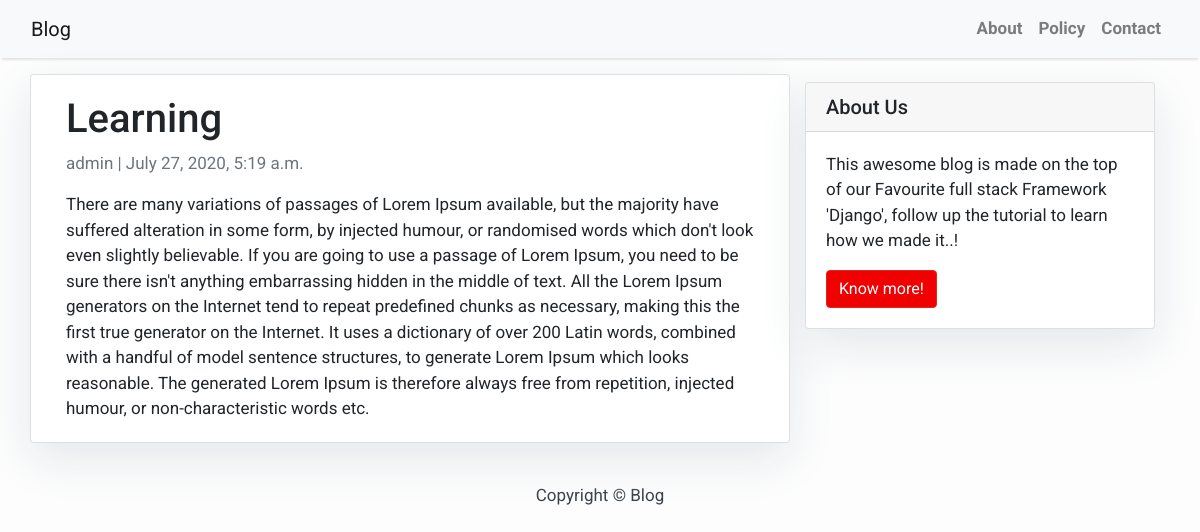
The page /blog/learning/ on the database its author committed.
### myblog/models.py (models this page shows, shortened)
class Post(models.Model):
    title = models.CharField(max_length=200, unique=True)
    slug = models.SlugField(max_length=200, unique=True, null = True)
    author = models.ForeignKey(User, on_delete= models.CASCADE,related_name='blog_posts')
    updated_on = models.DateTimeField(auto_now= True)
    content = models.TextField()
    created_on = models.DateTimeField(auto_now_add=True)
    status = models.IntegerField(choices=STATUS, default=0)
    class meta:
        ordering = ['-created_on']

### myblog/views.py (the view)
# urls.py: path('<slug:slug>/', views.PostDetail.as_view(),name = 'post_detail')
class PostDetail(generic.DetailView):
     model = Post
     template_name = 'post_detail.html'

### myblog/templates/post_detail.html
{% extends 'base.html' %} {% block content %}
<div class="container">
  <div class="row">
    <div class="col-md-8 card mb-4  mt-3 left  top">
      <div class="card-body">
        <h1>{% block title %} {{ object.title }} {% endblock title %}</h1>
        <p class=" text-muted">{{ post.author }} | {{ post.created_on }}</p>
        <p class="card-text ">{{ object.content | safe }}</p>
      </div>
    </div>
    {% block sidebar %} {% include 'sidebar.html' %} {% endblock sidebar %}
  </div>
</div>
{% endblock content %}

### myblog/templates/base.html (style rules this page uses)
body { font-family: "Roboto", sans-serif; font-size: 17px; background-color: #fdfdfd; }

### myblog/templates/sidebar.html (style rules this page uses)
.card { box-shadow: 0 16px 48px #E3E7EB; }

### rows shown on the page
Post: title "Learning", author "admin", created_on "July 27, 2020, 5:19 a.m.", content "There are many variations of passages of Lorem Ipsum available, but the majority have suffered alteration in some form, by injected humour, or randomised words which don't look even slightly believable. If you are going to use a passage of Lorem Ipsum, you need to be sure there isn't anything embarrassing hidden in the middle of text. All the Lorem Ipsum generators on the Internet tend to repeat predefined chunks as necessary, making this the first true generator on the Internet. It uses a dictionary of over 200 Latin words, combined with a handful of model sentence structures, to generate Lorem Ipsum which looks reasonable. The generated Lorem Ipsum is therefore always free from…"
